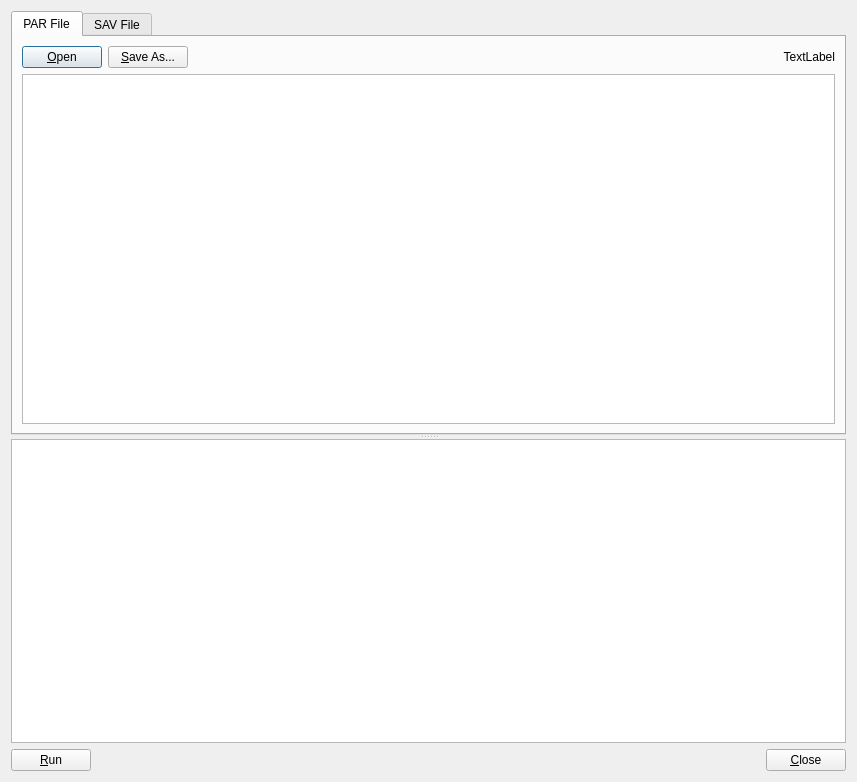
<?xml version="1.0" encoding="UTF-8"?>
<ui version="4.0">
 <class>LearnProfileDialog</class>
 <widget class="QDialog" name="LearnProfileDialog">
  <property name="geometry">
   <rect>
    <x>0</x>
    <y>0</y>
    <width>857</width>
    <height>782</height>
   </rect>
  </property>
  <property name="windowTitle">
   <string>Learnt Instrument Profile</string>
  </property>
  <layout class="QVBoxLayout" name="verticalLayout_3">
   <item>
    <widget class="QSplitter" name="splitter">
     <property name="orientation">
      <enum>Qt::Vertical</enum>
     </property>
     <widget class="QTabWidget" name="tabWidgetEditors">
      <property name="currentIndex">
       <number>0</number>
      </property>
      <widget class="QWidget" name="tabPar">
       <attribute name="title">
        <string>PAR File</string>
       </attribute>
       <layout class="QVBoxLayout" name="verticalLayout">
        <item>
         <layout class="QHBoxLayout" name="horizontalLayout">
          <item>
           <widget class="QPushButton" name="pushButtonOpenPar">
            <property name="text">
             <string>&amp;Open</string>
            </property>
            <property name="icon">
             <iconset theme="profex-folder-text">
              <normaloff>.</normaloff>.</iconset>
            </property>
           </widget>
          </item>
          <item>
           <widget class="QPushButton" name="pushButtonSaveAsPar">
            <property name="text">
             <string>&amp;Save As...</string>
            </property>
            <property name="icon">
             <iconset theme="profex-save-as">
              <normaloff>.</normaloff>.</iconset>
            </property>
           </widget>
          </item>
          <item>
           <widget class="QLabel" name="labelParFile">
            <property name="sizePolicy">
             <sizepolicy hsizetype="Expanding" vsizetype="Preferred">
              <horstretch>0</horstretch>
              <verstretch>0</verstretch>
             </sizepolicy>
            </property>
            <property name="text">
             <string>TextLabel</string>
            </property>
            <property name="alignment">
             <set>Qt::AlignRight|Qt::AlignTrailing|Qt::AlignVCenter</set>
            </property>
           </widget>
          </item>
         </layout>
        </item>
        <item>
         <widget class="QPlainTextEdit" name="textEditPar">
          <property name="lineWrapMode">
           <enum>QPlainTextEdit::NoWrap</enum>
          </property>
         </widget>
        </item>
       </layout>
      </widget>
      <widget class="QWidget" name="tabSav">
       <attribute name="title">
        <string>SAV File</string>
       </attribute>
       <layout class="QVBoxLayout" name="verticalLayout_2">
        <item>
         <layout class="QHBoxLayout" name="horizontalLayout_2">
          <item>
           <widget class="QPushButton" name="pushButtonOpenSav">
            <property name="text">
             <string>&amp;Open</string>
            </property>
            <property name="icon">
             <iconset theme="profex-folder-text">
              <normaloff>.</normaloff>.</iconset>
            </property>
           </widget>
          </item>
          <item>
           <widget class="QPushButton" name="pushButtonSaveAsSav">
            <property name="text">
             <string>&amp;Save As...</string>
            </property>
            <property name="icon">
             <iconset theme="profex-save-as">
              <normaloff>.</normaloff>.</iconset>
            </property>
           </widget>
          </item>
          <item>
           <widget class="QLabel" name="labelSavFile">
            <property name="sizePolicy">
             <sizepolicy hsizetype="Expanding" vsizetype="Preferred">
              <horstretch>0</horstretch>
              <verstretch>0</verstretch>
             </sizepolicy>
            </property>
            <property name="text">
             <string>TextLabel</string>
            </property>
            <property name="alignment">
             <set>Qt::AlignRight|Qt::AlignTrailing|Qt::AlignVCenter</set>
            </property>
           </widget>
          </item>
         </layout>
        </item>
        <item>
         <widget class="QPlainTextEdit" name="textEditSav">
          <property name="lineWrapMode">
           <enum>QPlainTextEdit::NoWrap</enum>
          </property>
         </widget>
        </item>
       </layout>
      </widget>
     </widget>
     <widget class="QPlainTextEdit" name="textEditOutput">
      <property name="lineWrapMode">
       <enum>QPlainTextEdit::NoWrap</enum>
      </property>
      <property name="readOnly">
       <bool>true</bool>
      </property>
     </widget>
    </widget>
   </item>
   <item>
    <layout class="QHBoxLayout" name="horizontalLayout_4">
     <item>
      <widget class="QPushButton" name="pushButtonRun">
       <property name="text">
        <string>&amp;Run</string>
       </property>
       <property name="icon">
        <iconset theme="profex-run">
         <normaloff>.</normaloff>.</iconset>
       </property>
      </widget>
     </item>
     <item>
      <spacer name="horizontalSpacer_4">
       <property name="orientation">
        <enum>Qt::Horizontal</enum>
       </property>
       <property name="sizeHint" stdset="0">
        <size>
         <width>40</width>
         <height>20</height>
        </size>
       </property>
      </spacer>
     </item>
     <item>
      <widget class="QPushButton" name="pushButtonClose">
       <property name="text">
        <string>&amp;Close</string>
       </property>
      </widget>
     </item>
    </layout>
   </item>
  </layout>
 </widget>
 <tabstops>
  <tabstop>tabWidgetEditors</tabstop>
  <tabstop>pushButtonOpenPar</tabstop>
  <tabstop>pushButtonSaveAsPar</tabstop>
  <tabstop>textEditPar</tabstop>
  <tabstop>textEditOutput</tabstop>
  <tabstop>pushButtonOpenSav</tabstop>
  <tabstop>pushButtonSaveAsSav</tabstop>
  <tabstop>textEditSav</tabstop>
  <tabstop>pushButtonRun</tabstop>
  <tabstop>pushButtonClose</tabstop>
 </tabstops>
 <resources/>
 <connections>
  <connection>
   <sender>pushButtonOpenPar</sender>
   <signal>clicked()</signal>
   <receiver>LearnProfileDialog</receiver>
   <slot>openPar()</slot>
   <hints>
    <hint type="sourcelabel">
     <x>70</x>
     <y>50</y>
    </hint>
    <hint type="destinationlabel">
     <x>195</x>
     <y>5</y>
    </hint>
   </hints>
  </connection>
  <connection>
   <sender>pushButtonSaveAsPar</sender>
   <signal>clicked()</signal>
   <receiver>LearnProfileDialog</receiver>
   <slot>saveAsPar()</slot>
   <hints>
    <hint type="sourcelabel">
     <x>257</x>
     <y>63</y>
    </hint>
    <hint type="destinationlabel">
     <x>266</x>
     <y>5</y>
    </hint>
   </hints>
  </connection>
  <connection>
   <sender>pushButtonOpenSav</sender>
   <signal>clicked()</signal>
   <receiver>LearnProfileDialog</receiver>
   <slot>openSav()</slot>
   <hints>
    <hint type="sourcelabel">
     <x>38</x>
     <y>54</y>
    </hint>
    <hint type="destinationlabel">
     <x>189</x>
     <y>1</y>
    </hint>
   </hints>
  </connection>
  <connection>
   <sender>pushButtonSaveAsSav</sender>
   <signal>clicked()</signal>
   <receiver>LearnProfileDialog</receiver>
   <slot>saveAsSav()</slot>
   <hints>
    <hint type="sourcelabel">
     <x>119</x>
     <y>69</y>
    </hint>
    <hint type="destinationlabel">
     <x>342</x>
     <y>2</y>
    </hint>
   </hints>
  </connection>
  <connection>
   <sender>pushButtonRun</sender>
   <signal>clicked()</signal>
   <receiver>LearnProfileDialog</receiver>
   <slot>run()</slot>
   <hints>
    <hint type="sourcelabel">
     <x>70</x>
     <y>454</y>
    </hint>
    <hint type="destinationlabel">
     <x>4</x>
     <y>500</y>
    </hint>
   </hints>
  </connection>
  <connection>
   <sender>pushButtonClose</sender>
   <signal>clicked()</signal>
   <receiver>LearnProfileDialog</receiver>
   <slot>accept()</slot>
   <hints>
    <hint type="sourcelabel">
     <x>787</x>
     <y>762</y>
    </hint>
    <hint type="destinationlabel">
     <x>721</x>
     <y>757</y>
    </hint>
   </hints>
  </connection>
 </connections>
 <slots>
  <slot>openPar()</slot>
  <slot>saveAsPar()</slot>
  <slot>openSav()</slot>
  <slot>saveAsSav()</slot>
  <slot>run()</slot>
 </slots>
</ui>
